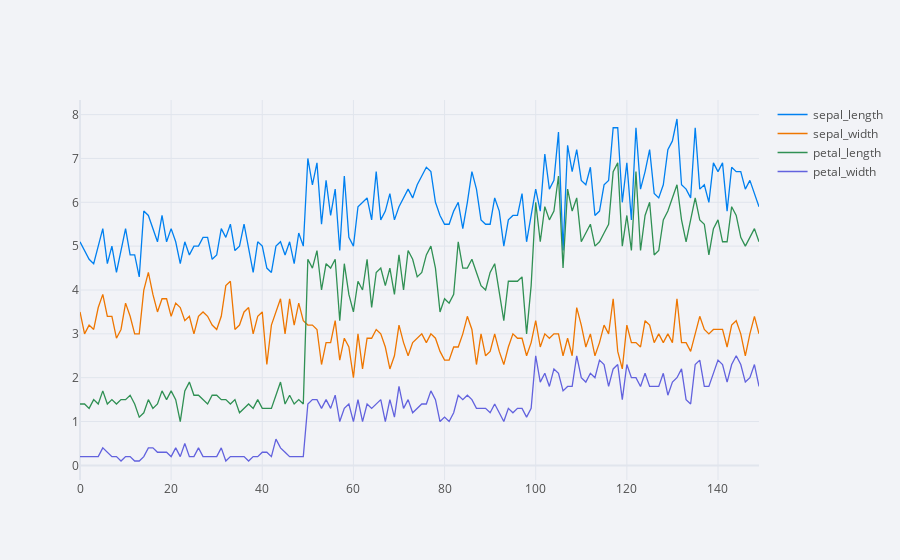

The notebook cell saved with this chart:
### Code cell
df.iplot()

### Figure 1 — Plotly figure (JSON) as saved in the notebook; plotly's stock layout.template omitted (floating-point values rounded to 4 significant figures; data arrays with more than 128 entries replaced by an {"elided": "..."} marker saying what was removed)
{"data": [{"line": {"color": "rgba(0, 128, 240, 1.0)", "dash": "solid", "shape": "linear", "width": 1.3}, "mode": "lines", "name": "sepal_length", "text": "", "type": "scatter", "x": {"elided": "150 int values"}, "y": {"elided": "150 float values"}}, {"line": {"color": "rgba(238, 118, 0, 1.0)", "dash": "solid", "shape": "linear", "width": 1.3}, "mode": "lines", "name": "sepal_width", "text": "", "type": "scatter", "x": {"elided": "150 int values"}, "y": {"elided": "150 float values"}}, {"line": {"color": "rgba(48, 144, 84, 1.0)", "dash": "solid", "shape": "linear", "width": 1.3}, "mode": "lines", "name": "petal_length", "text": "", "type": "scatter", "x": {"elided": "150 int values"}, "y": {"elided": "150 float values"}}, {"line": {"color": "rgba(98, 98, 222, 1.0)", "dash": "solid", "shape": "linear", "width": 1.3}, "mode": "lines", "name": "petal_width", "text": "", "type": "scatter", "x": {"elided": "150 int values"}, "y": {"elided": "150 float values"}}], "layout": {"legend": {"bgcolor": "#F2F3F7", "font": {"color": "#505050"}}, "paper_bgcolor": "#F2F3F7", "plot_bgcolor": "#F2F3F7", "title": {"font": {"color": "#484848"}}, "xaxis": {"gridcolor": "#E1E5ED", "showgrid": true, "tickfont": {"color": "#505050"}, "title": {"font": {"color": "#505050"}, "text": ""}, "zerolinecolor": "#E1E5ED"}, "yaxis": {"gridcolor": "#E1E5ED", "showgrid": true, "tickfont": {"color": "#505050"}, "title": {"font": {"color": "#505050"}, "text": ""}, "zerolinecolor": "#E1E5ED"}}}
